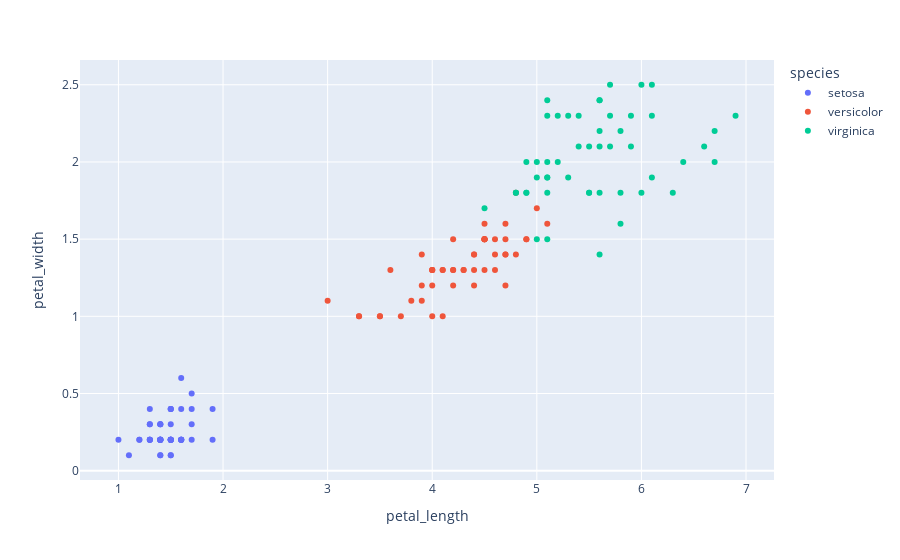

Notebook source saved alongside this figure:
### Code cell
px.scatter(df,x="petal_length",y="petal_width", color="species")

### Figure 1 — Plotly figure (JSON) as saved in the notebook; plotly's stock layout.template omitted (floating-point values rounded to 4 significant figures)
{"data": [{"hovertemplate": "species=setosa<br>petal_length=%{x}<br>petal_width=%{y}<extra></extra>", "legendgroup": "setosa", "marker": {"color": "#636efa", "symbol": "circle"}, "mode": "markers", "name": "setosa", "orientation": "v", "showlegend": true, "type": "scatter", "x": [1.4, 1.4, 1.3, 1.5, 1.4, 1.7, 1.4, 1.5, 1.4, 1.5, 1.5, 1.6, 1.4, 1.1, 1.2, 1.5, 1.3, 1.4, 1.7, 1.5, 1.7, 1.5, 1, 1.7, 1.9, 1.6, 1.6, 1.5, 1.4, 1.6, 1.6, 1.5, 1.5, 1.4, 1.5, 1.2, 1.3, 1.4, 1.3, 1.5, 1.3, 1.3, 1.3, 1.6, 1.9, 1.4, 1.6, 1.4, 1.5, 1.4], "xaxis": "x", "y": [0.2, 0.2, 0.2, 0.2, 0.2, 0.4, 0.3, 0.2, 0.2, 0.1, 0.2, 0.2, 0.1, 0.1, 0.2, 0.4, 0.4, 0.3, 0.3, 0.3, 0.2, 0.4, 0.2, 0.5, 0.2, 0.2, 0.4, 0.2, 0.2, 0.2, 0.2, 0.4, 0.1, 0.2, 0.2, 0.2, 0.2, 0.1, 0.2, 0.2, 0.3, 0.3, 0.2, 0.6, 0.4, 0.3, 0.2, 0.2, 0.2, 0.2], "yaxis": "y"}, {"hovertemplate": "species=versicolor<br>petal_length=%{x}<br>petal_width=%{y}<extra></extra>", "legendgroup": "versicolor", "marker": {"color": "#EF553B", "symbol": "circle"}, "mode": "markers", "name": "versicolor", "orientation": "v", "showlegend": true, "type": "scatter", "x": [4.7, 4.5, 4.9, 4, 4.6, 4.5, 4.7, 3.3, 4.6, 3.9, 3.5, 4.2, 4, 4.7, 3.6, 4.4, 4.5, 4.1, 4.5, 3.9, 4.8, 4, 4.9, 4.7, 4.3, 4.4, 4.8, 5, 4.5, 3.5, 3.8, 3.7, 3.9, 5.1, 4.5, 4.5, 4.7, 4.4, 4.1, 4, 4.4, 4.6, 4, 3.3, 4.2, 4.2, 4.2, 4.3, 3, 4.1], "xaxis": "x", "y": [1.4, 1.5, 1.5, 1.3, 1.5, 1.3, 1.6, 1, 1.3, 1.4, 1, 1.5, 1, 1.4, 1.3, 1.4, 1.5, 1, 1.5, 1.1, 1.8, 1.3, 1.5, 1.2, 1.3, 1.4, 1.4, 1.7, 1.5, 1, 1.1, 1, 1.2, 1.6, 1.5, 1.6, 1.5, 1.3, 1.3, 1.3, 1.2, 1.4, 1.2, 1, 1.3, 1.2, 1.3, 1.3, 1.1, 1.3], "yaxis": "y"}, {"hovertemplate": "species=virginica<br>petal_length=%{x}<br>petal_width=%{y}<extra></extra>", "legendgroup": "virginica", "marker": {"color": "#00cc96", "symbol": "circle"}, "mode": "markers", "name": "virginica", "orientation": "v", "showlegend": true, "type": "scatter", "x": [6, 5.1, 5.9, 5.6, 5.8, 6.6, 4.5, 6.3, 5.8, 6.1, 5.1, 5.3, 5.5, 5, 5.1, 5.3, 5.5, 6.7, 6.9, 5, 5.7, 4.9, 6.7, 4.9, 5.7, 6, 4.8, 4.9, 5.6, 5.8, 6.1, 6.4, 5.6, 5.1, 5.6, 6.1, 5.6, 5.5, 4.8, 5.4, 5.6, 5.1, 5.1, 5.9, 5.7, 5.2, 5, 5.2, 5.4, 5.1], "xaxis": "x", "y": [2.5, 1.9, 2.1, 1.8, 2.2, 2.1, 1.7, 1.8, 1.8, 2.5, 2, 1.9, 2.1, 2, 2.4, 2.3, 1.8, 2.2, 2.3, 1.5, 2.3, 2, 2, 1.8, 2.1, 1.8, 1.8, 1.8, 2.1, 1.6, 1.9, 2, 2.2, 1.5, 1.4, 2.3, 2.4, 1.8, 1.8, 2.1, 2.4, 2.3, 1.9, 2.3, 2.5, 2.3, 1.9, 2, 2.3, 1.8], "yaxis": "y"}], "layout": {"autosize": true, "legend": {"title": {"text": "species"}, "tracegroupgap": 0}, "margin": {"t": 60}, "xaxis": {"anchor": "y", "autorange": true, "domain": [0, 1], "range": [0.6411, 7.259], "title": {"text": "petal_length"}, "type": "linear"}, "yaxis": {"anchor": "x", "autorange": true, "domain": [0, 1], "range": [-0.08583, 2.686], "title": {"text": "petal_width"}, "type": "linear"}}}
